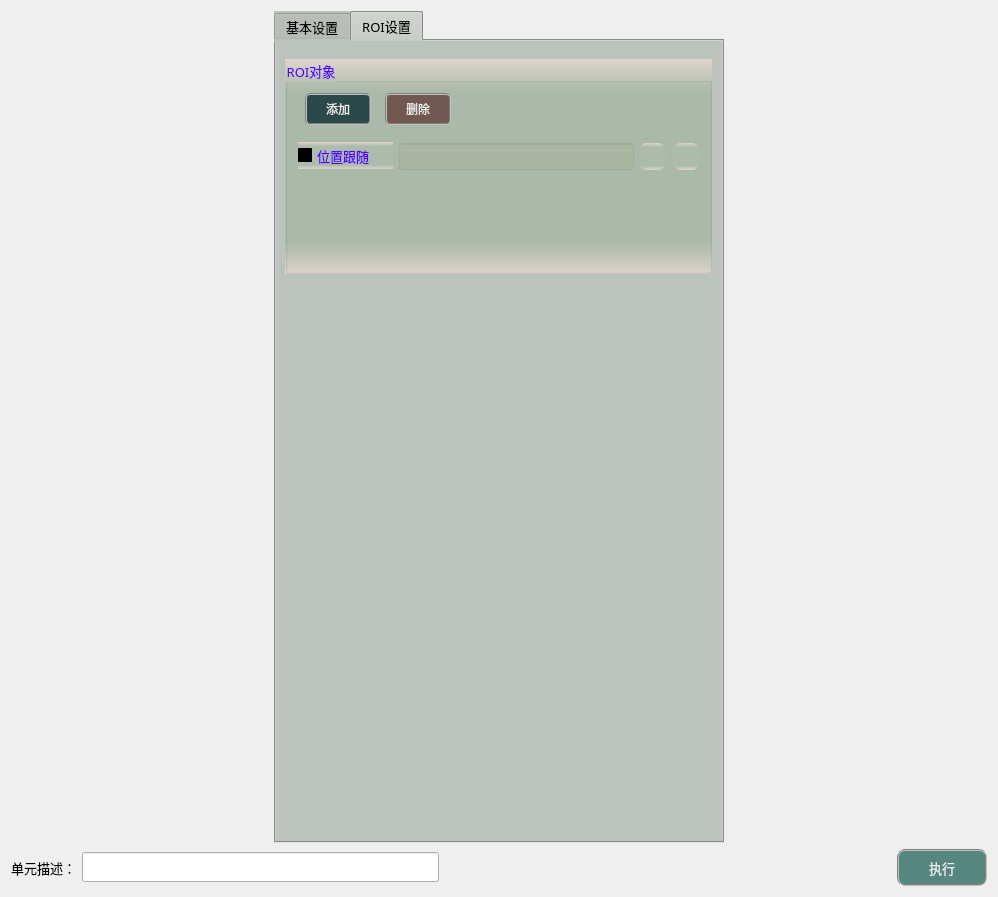
<?xml version="1.0" encoding="UTF-8"?>
<ui version="4.0">
 <class>frmFocusFusionClass</class>
 <widget class="QDialog" name="frmFocusFusionClass">
  <property name="geometry">
   <rect>
    <x>0</x>
    <y>0</y>
    <width>998</width>
    <height>897</height>
   </rect>
  </property>
  <property name="windowTitle">
   <string>frmHDR</string>
  </property>
  <layout class="QVBoxLayout" name="verticalLayout">
   <item>
    <layout class="QHBoxLayout" name="horizontalLayout_2">
     <item>
      <widget class="QTabWidget" name="tabWidget">
       <property name="sizePolicy">
        <sizepolicy hsizetype="Fixed" vsizetype="Expanding">
         <horstretch>0</horstretch>
         <verstretch>0</verstretch>
        </sizepolicy>
       </property>
       <property name="minimumSize">
        <size>
         <width>450</width>
         <height>550</height>
        </size>
       </property>
       <property name="maximumSize">
        <size>
         <width>16777215</width>
         <height>16777215</height>
        </size>
       </property>
       <property name="font">
        <font>
         <family>微软雅黑</family>
         <pointsize>10</pointsize>
        </font>
       </property>
       <property name="styleSheet">
        <string notr="true">background-color: #bcc2bc;</string>
       </property>
       <property name="currentIndex">
        <number>1</number>
       </property>
       <widget class="QWidget" name="tab">
        <attribute name="title">
         <string>基本设置</string>
        </attribute>
        <widget class="QGroupBox" name="groupC3">
         <property name="geometry">
          <rect>
           <x>10</x>
           <y>530</y>
           <width>427</width>
           <height>219</height>
          </rect>
         </property>
         <property name="font">
          <font>
           <family>微软雅黑</family>
           <pointsize>10</pointsize>
          </font>
         </property>
         <property name="styleSheet">
          <string notr="true">background-color: qlineargradient(x1:0, y1:0, x2:0, y2:1, stop:0 #dfd5cf, stop: 0.15 #acbbac, stop: 0.85 #acbbac,stop:1 #dfd5cf);
color: rgb(85, 0, 255);</string>
         </property>
         <property name="title">
          <string>输出数据</string>
         </property>
         <widget class="QTextEdit" name="txtMsg">
          <property name="geometry">
           <rect>
            <x>4</x>
            <y>32</y>
            <width>419</width>
            <height>183</height>
           </rect>
          </property>
          <property name="font">
           <font>
            <family>微软雅黑</family>
           </font>
          </property>
          <property name="styleSheet">
           <string notr="true">QTextEdit         
{
    background-color: rgba(180, 180, 215,120);    
    gridline-color: rgba(220, 220, 255,255);
    color: rgba(20, 20, 20,200);
}
QScrollBar:vertical{ 
		background:#FFFFF2;
		padding-top:20px;
		padding-bottom:20px;
		padding-left:2px;
		padding-right:2px;
		border-left:1px solid #d7d7d7;}
QScrollBar::handle:vertical{
		background:#dbdbdb;
		border-radius:6px;
		min-height:20px;}
QScrollBar::handle:vertical:hover{
		background:#d0d0d0;}
QScrollBar::add-line:vertical{
		background:url(:/resource/down.png) center no-repeat;}
QScrollBar::sub-line:vertical{
		background:url(:/resource/up.png) center no-repeat;}
QScrollBar:horizontal{ 
		background:#FFFFF2;
		padding-top:20px;
		padding-bottom:20px;
		padding-left:2px;
		padding-right:2px;
		border-left:1px solid #d7d7d7;}
QScrollBar::handle:horizontal{
		background:#dbdbdb;
		border-radius:6px;
		min-height:20px;}
QScrollBar::handle:horizontal:hover{
		background:#d0d0d0;}
QScrollBar::add-line:horizontal{
		background:url(:/resource/right.png) center no-repeat;}
QScrollBar::sub-line:horizontal{
		background:url(:/resource/left.png) center no-repeat;}</string>
          </property>
          <property name="readOnly">
           <bool>true</bool>
          </property>
         </widget>
        </widget>
        <widget class="QTabWidget" name="img_parameters">
         <property name="geometry">
          <rect>
           <x>10</x>
           <y>120</y>
           <width>427</width>
           <height>201</height>
          </rect>
         </property>
         <property name="currentIndex">
          <number>0</number>
         </property>
         <widget class="QWidget" name="tab_4">
          <attribute name="title">
           <string>+</string>
          </attribute>
         </widget>
        </widget>
        <widget class="QGroupBox" name="groupCamera">
         <property name="geometry">
          <rect>
           <x>10</x>
           <y>10</y>
           <width>427</width>
           <height>91</height>
          </rect>
         </property>
         <property name="font">
          <font>
           <family>微软雅黑</family>
           <pointsize>10</pointsize>
          </font>
         </property>
         <property name="styleSheet">
          <string notr="true">background-color: qlineargradient(x1:0, y1:0, x2:0, y2:1, stop:0 #dfd5cf, stop: 0.15 #acbbac, stop: 0.85 #acbbac,stop:1 #dfd5cf);
color: rgb(85, 0, 255);</string>
         </property>
         <property name="title">
          <string>基准图像</string>
         </property>
         <widget class="QLabel" name="label_4">
          <property name="geometry">
           <rect>
            <x>13</x>
            <y>42</y>
            <width>79</width>
            <height>19</height>
           </rect>
          </property>
          <property name="font">
           <font>
            <family>微软雅黑</family>
            <pointsize>10</pointsize>
           </font>
          </property>
          <property name="styleSheet">
           <string notr="true">color: rgb(30, 30, 30);
background: transparent;</string>
          </property>
          <property name="text">
           <string>输入图像：</string>
          </property>
         </widget>
         <widget class="QLineEdit" name="txtLinkImage">
          <property name="geometry">
           <rect>
            <x>100</x>
            <y>39</y>
            <width>255</width>
            <height>27</height>
           </rect>
          </property>
          <property name="font">
           <font>
            <family>微软雅黑</family>
            <pointsize>10</pointsize>
           </font>
          </property>
          <property name="styleSheet">
           <string notr="true">color: rgb(0, 0, 200);
background-color: rgba(170, 170, 127,50);</string>
          </property>
          <property name="alignment">
           <set>Qt::AlignCenter</set>
          </property>
          <property name="readOnly">
           <bool>true</bool>
          </property>
         </widget>
         <widget class="QPushButton" name="btnLinkImage">
          <property name="geometry">
           <rect>
            <x>360</x>
            <y>39</y>
            <width>27</width>
            <height>27</height>
           </rect>
          </property>
          <property name="toolTip">
           <string>链接图像</string>
          </property>
          <property name="styleSheet">
           <string notr="true">QWidget{ border:none;border-radius: 8px;padding: 2px 4px;}
QPushButton:hover{ background-color: rgba(85, 150, 127, 100);}
QPushButton:pressed{background-color: rgba(85, 180, 127, 160);}</string>
          </property>
          <property name="text">
           <string/>
          </property>
          <property name="icon">
           <iconset resource="../../GeometryTools/FindCircle/sub_res.qrc">
            <normaloff>:/resource/link.png</normaloff>:/resource/link.png</iconset>
          </property>
          <property name="iconSize">
           <size>
            <width>27</width>
            <height>27</height>
           </size>
          </property>
         </widget>
         <widget class="QPushButton" name="btnDelLinkImage">
          <property name="geometry">
           <rect>
            <x>394</x>
            <y>39</y>
            <width>27</width>
            <height>27</height>
           </rect>
          </property>
          <property name="toolTip">
           <string>删除图像链接</string>
          </property>
          <property name="styleSheet">
           <string notr="true">QWidget{ border:none;border-radius: 8px;padding: 2px 4px;}
QPushButton:hover{ background-color: rgba(226, 142, 162, 100);}
QPushButton:pressed{background-color: rgba(226, 172, 162, 200);}</string>
          </property>
          <property name="text">
           <string/>
          </property>
          <property name="icon">
           <iconset resource="../../GeometryTools/FindCircle/sub_res.qrc">
            <normaloff>:/resource/del_link.png</normaloff>:/resource/del_link.png</iconset>
          </property>
          <property name="iconSize">
           <size>
            <width>27</width>
            <height>27</height>
           </size>
          </property>
         </widget>
        </widget>
       </widget>
       <widget class="QWidget" name="tab_2">
        <attribute name="title">
         <string>ROI设置</string>
        </attribute>
        <widget class="QGroupBox" name="groupC4">
         <property name="geometry">
          <rect>
           <x>9</x>
           <y>18</y>
           <width>427</width>
           <height>215</height>
          </rect>
         </property>
         <property name="font">
          <font>
           <family>微软雅黑</family>
           <pointsize>10</pointsize>
          </font>
         </property>
         <property name="styleSheet">
          <string notr="true">background-color: qlineargradient(x1:0, y1:0, x2:0, y2:1, stop:0 #dfd5cf, stop: 0.15 #acbbac, stop: 0.85 #acbbac,stop:1 #dfd5cf);
color: rgb(85, 0, 255);</string>
         </property>
         <property name="title">
          <string>ROI对象</string>
         </property>
         <widget class="QPushButton" name="btnAddROI">
          <property name="geometry">
           <rect>
            <x>20</x>
            <y>34</y>
            <width>66</width>
            <height>32</height>
           </rect>
          </property>
          <property name="sizePolicy">
           <sizepolicy hsizetype="Fixed" vsizetype="Fixed">
            <horstretch>0</horstretch>
            <verstretch>0</verstretch>
           </sizepolicy>
          </property>
          <property name="minimumSize">
           <size>
            <width>60</width>
            <height>30</height>
           </size>
          </property>
          <property name="font">
           <font>
            <family>微软雅黑</family>
            <pointsize>9</pointsize>
           </font>
          </property>
          <property name="styleSheet">
           <string notr="true">QWidget{ background-color: rgba(9, 42, 47, 200);}
QWidget{ color: rgb(235, 235, 235);}
QWidget{ border: 2px groove gray;border-radius: 5px;padding: 2px 4px;}
QPushButton:hover{ background-color: rgb(9, 62, 52);}
QPushButton:pressed{background-color: rgb(9, 82, 72);}</string>
          </property>
          <property name="text">
           <string>添加</string>
          </property>
         </widget>
         <widget class="QPushButton" name="btnDeleteROI">
          <property name="geometry">
           <rect>
            <x>100</x>
            <y>34</y>
            <width>66</width>
            <height>32</height>
           </rect>
          </property>
          <property name="minimumSize">
           <size>
            <width>60</width>
            <height>30</height>
           </size>
          </property>
          <property name="font">
           <font>
            <family>微软雅黑</family>
            <pointsize>9</pointsize>
           </font>
          </property>
          <property name="styleSheet">
           <string notr="true">QWidget{ background-color: rgba(97, 63, 56, 200);}
QWidget{ color: rgb(235, 235, 235);}
QWidget{ border: 2px groove gray;border-radius: 5px;padding: 2px 4px;}
QPushButton:hover{ background-color: rgb(97, 83, 76);}
QPushButton:pressed{background-color: rgb(117, 83, 96);}</string>
          </property>
          <property name="text">
           <string>删除</string>
          </property>
         </widget>
         <widget class="QLineEdit" name="txtLinkFollow">
          <property name="geometry">
           <rect>
            <x>114</x>
            <y>84</y>
            <width>235</width>
            <height>27</height>
           </rect>
          </property>
          <property name="font">
           <font>
            <family>微软雅黑</family>
            <pointsize>10</pointsize>
           </font>
          </property>
          <property name="toolTip">
           <string>匹配基准中心</string>
          </property>
          <property name="styleSheet">
           <string notr="true">color: rgb(0, 0, 200);
background-color: rgba(170, 170, 127,50);</string>
          </property>
          <property name="alignment">
           <set>Qt::AlignCenter</set>
          </property>
          <property name="readOnly">
           <bool>true</bool>
          </property>
         </widget>
         <widget class="QPushButton" name="btnDelLinkFollow">
          <property name="geometry">
           <rect>
            <x>388</x>
            <y>84</y>
            <width>27</width>
            <height>27</height>
           </rect>
          </property>
          <property name="toolTip">
           <string>删除位置跟随链接</string>
          </property>
          <property name="styleSheet">
           <string notr="true">QWidget{ border:none;border-radius: 8px;padding: 2px 4px;}
QPushButton:hover{ background-color: rgba(226, 142, 162, 100);}
QPushButton:pressed{background-color: rgba(226, 172, 162, 200);}</string>
          </property>
          <property name="text">
           <string/>
          </property>
          <property name="icon">
           <iconset resource="../../GeometryTools/FindCircle/sub_res.qrc">
            <normaloff>:/resource/del_link.png</normaloff>:/resource/del_link.png</iconset>
          </property>
          <property name="iconSize">
           <size>
            <width>27</width>
            <height>27</height>
           </size>
          </property>
         </widget>
         <widget class="QPushButton" name="btnLinkFollow">
          <property name="geometry">
           <rect>
            <x>354</x>
            <y>84</y>
            <width>27</width>
            <height>27</height>
           </rect>
          </property>
          <property name="toolTip">
           <string>链接位置跟随</string>
          </property>
          <property name="styleSheet">
           <string notr="true">QWidget{ border:none;border-radius: 8px;padding: 2px 4px;}
QPushButton:hover{ background-color: rgba(85, 150, 127, 100);}
QPushButton:pressed{background-color: rgba(85, 180, 127, 160);}</string>
          </property>
          <property name="text">
           <string/>
          </property>
          <property name="icon">
           <iconset resource="../../GeometryTools/FindCircle/sub_res.qrc">
            <normaloff>:/resource/link.png</normaloff>:/resource/link.png</iconset>
          </property>
          <property name="iconSize">
           <size>
            <width>27</width>
            <height>27</height>
           </size>
          </property>
         </widget>
         <widget class="QCheckBox" name="checkUseFollow">
          <property name="geometry">
           <rect>
            <x>13</x>
            <y>83</y>
            <width>95</width>
            <height>27</height>
           </rect>
          </property>
          <property name="sizePolicy">
           <sizepolicy hsizetype="Fixed" vsizetype="Fixed">
            <horstretch>0</horstretch>
            <verstretch>0</verstretch>
           </sizepolicy>
          </property>
          <property name="font">
           <font>
            <family>微软雅黑</family>
            <pointsize>10</pointsize>
           </font>
          </property>
          <property name="styleSheet">
           <string notr="true">QCheckBox{
    color: rgb(30, 30, 30);
	border-style: flat;
	background: transparent;
}
QCheckBox::indicator {
    width: 17px;
    height: 17px;    
}
QCheckBox::indicator::unchecked {
    image: url(:/resource/untick.png);
}
QCheckBox::indicator::checked {
    image: url(:/resource/tick.png);
};</string>
          </property>
          <property name="text">
           <string>位置跟随</string>
          </property>
          <property name="iconSize">
           <size>
            <width>22</width>
            <height>22</height>
           </size>
          </property>
         </widget>
        </widget>
       </widget>
      </widget>
     </item>
     <item>
      <layout class="QGridLayout" name="imageLayout">
       <property name="spacing">
        <number>1</number>
       </property>
      </layout>
     </item>
    </layout>
   </item>
   <item>
    <layout class="QHBoxLayout" name="horizontalLayout">
     <item>
      <widget class="QLabel" name="label_3">
       <property name="sizePolicy">
        <sizepolicy hsizetype="Fixed" vsizetype="Fixed">
         <horstretch>0</horstretch>
         <verstretch>0</verstretch>
        </sizepolicy>
       </property>
       <property name="maximumSize">
        <size>
         <width>83</width>
         <height>25</height>
        </size>
       </property>
       <property name="font">
        <font>
         <family>微软雅黑</family>
         <pointsize>10</pointsize>
        </font>
       </property>
       <property name="styleSheet">
        <string notr="true">background-color: rgba(255, 255, 255, 0);</string>
       </property>
       <property name="text">
        <string>单元描述：</string>
       </property>
      </widget>
     </item>
     <item>
      <widget class="QLineEdit" name="txtDescribe">
       <property name="sizePolicy">
        <sizepolicy hsizetype="Fixed" vsizetype="Fixed">
         <horstretch>0</horstretch>
         <verstretch>0</verstretch>
        </sizepolicy>
       </property>
       <property name="minimumSize">
        <size>
         <width>357</width>
         <height>30</height>
        </size>
       </property>
       <property name="maximumSize">
        <size>
         <width>16777215</width>
         <height>30</height>
        </size>
       </property>
       <property name="font">
        <font>
         <family>微软雅黑</family>
         <pointsize>10</pointsize>
        </font>
       </property>
      </widget>
     </item>
     <item>
      <spacer name="horizontalSpacer_8">
       <property name="orientation">
        <enum>Qt::Horizontal</enum>
       </property>
       <property name="sizeHint" stdset="0">
        <size>
         <width>298</width>
         <height>20</height>
        </size>
       </property>
      </spacer>
     </item>
     <item>
      <widget class="QPushButton" name="btnExecute">
       <property name="minimumSize">
        <size>
         <width>90</width>
         <height>37</height>
        </size>
       </property>
       <property name="font">
        <font>
         <family>微软雅黑</family>
         <pointsize>10</pointsize>
        </font>
       </property>
       <property name="styleSheet">
        <string notr="true">QWidget{ background-color: rgb(85, 135, 127);}
QWidget{ color: rgb(235, 235, 235);}
QWidget{ border: 2px groove gray;border-radius: 8px;padding: 2px 4px;}
QPushButton:hover{ background-color: rgb(85, 155, 127);}
QPushButton:pressed{background-color: rgb(85, 175, 127);}</string>
       </property>
       <property name="text">
        <string>执行</string>
       </property>
      </widget>
     </item>
    </layout>
   </item>
  </layout>
 </widget>
 <layoutdefault spacing="6" margin="11"/>
 <resources>
  <include location="../../GeometryTools/FindCircle/sub_res.qrc"/>
 </resources>
 <connections/>
</ui>
